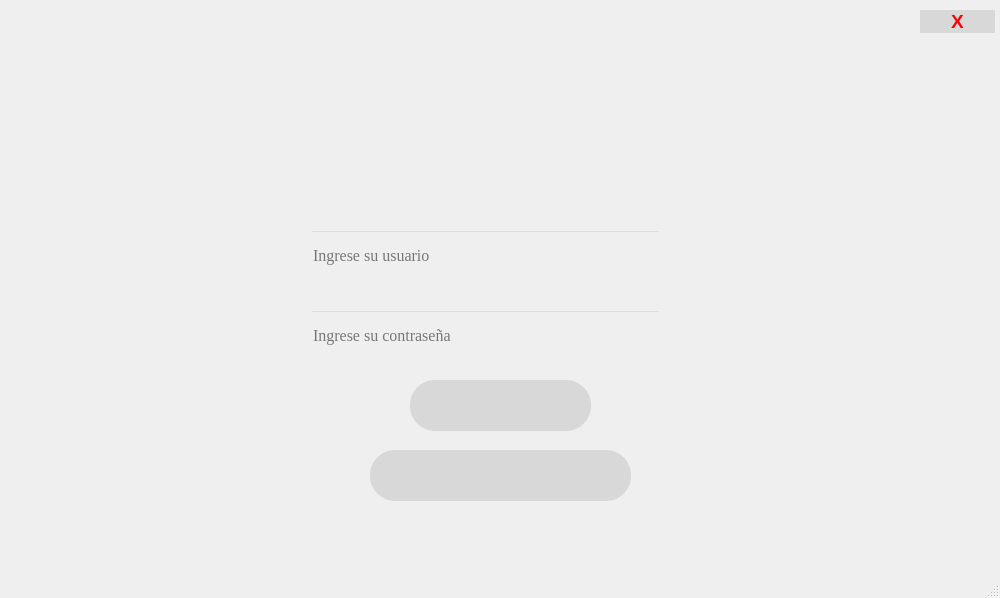
<?xml version="1.0" encoding="UTF-8"?>
<ui version="4.0">
 <class>MainWindow</class>
 <widget class="QMainWindow" name="MainWindow">
  <property name="geometry">
   <rect>
    <x>0</x>
    <y>0</y>
    <width>1000</width>
    <height>598</height>
   </rect>
  </property>
  <property name="windowTitle">
   <string>MainWindow</string>
  </property>
  <widget class="QWidget" name="centralwidget">
   <widget class="QLabel" name="imgfondo">
    <property name="geometry">
     <rect>
      <x>0</x>
      <y>0</y>
      <width>1000</width>
      <height>600</height>
     </rect>
    </property>
    <property name="styleSheet">
     <string notr="true">border-image: url(:/img/img/paginicial.png);</string>
    </property>
    <property name="text">
     <string/>
    </property>
   </widget>
   <widget class="QLineEdit" name="email">
    <property name="geometry">
     <rect>
      <x>310</x>
      <y>230</y>
      <width>351</width>
      <height>51</height>
     </rect>
    </property>
    <property name="font">
     <font>
      <family>Times New Roman</family>
      <pointsize>12</pointsize>
     </font>
    </property>
    <property name="styleSheet">
     <string notr="true">background-color: rgba(255, 255, 255, 0);</string>
    </property>
    <property name="placeholderText">
     <string>Ingrese su usuario</string>
    </property>
   </widget>
   <widget class="QLineEdit" name="password">
    <property name="geometry">
     <rect>
      <x>310</x>
      <y>310</y>
      <width>351</width>
      <height>51</height>
     </rect>
    </property>
    <property name="font">
     <font>
      <family>Times New Roman</family>
      <pointsize>12</pointsize>
     </font>
    </property>
    <property name="tabletTracking">
     <bool>false</bool>
    </property>
    <property name="styleSheet">
     <string notr="true">background-color: rgba(255, 255, 255, 0);</string>
    </property>
    <property name="inputMethodHints">
     <set>Qt::ImhHiddenText|Qt::ImhNoAutoUppercase|Qt::ImhNoPredictiveText|Qt::ImhSensitiveData</set>
    </property>
    <property name="echoMode">
     <enum>QLineEdit::Password</enum>
    </property>
    <property name="placeholderText">
     <string>Ingrese su contraseña</string>
    </property>
   </widget>
   <widget class="QLabel" name="message">
    <property name="geometry">
     <rect>
      <x>230</x>
      <y>110</y>
      <width>501</width>
      <height>41</height>
     </rect>
    </property>
    <property name="font">
     <font>
      <pointsize>18</pointsize>
      <weight>75</weight>
      <bold>true</bold>
     </font>
    </property>
    <property name="layoutDirection">
     <enum>Qt::LeftToRight</enum>
    </property>
    <property name="styleSheet">
     <string notr="true">color: rgb(255, 0, 0);</string>
    </property>
    <property name="text">
     <string/>
    </property>
    <property name="alignment">
     <set>Qt::AlignCenter</set>
    </property>
   </widget>
   <widget class="QPushButton" name="btn_login">
    <property name="geometry">
     <rect>
      <x>410</x>
      <y>380</y>
      <width>181</width>
      <height>51</height>
     </rect>
    </property>
    <property name="styleSheet">
     <string notr="true">QPushButton{
    background:rgba(0,0,0,0.1);
	border-radius: 25% 25%;
}

QPushButton:hover{
    background:rgba(0,0,0,0.3);
}</string>
    </property>
    <property name="text">
     <string/>
    </property>
   </widget>
   <widget class="QPushButton" name="btn_registro">
    <property name="geometry">
     <rect>
      <x>370</x>
      <y>450</y>
      <width>261</width>
      <height>51</height>
     </rect>
    </property>
    <property name="styleSheet">
     <string notr="true">QPushButton{
    background:rgba(0,0,0,0.1);
	border-radius: 25% 25%;
}

QPushButton:hover{
    background:rgba(0,0,0,0.3);
}</string>
    </property>
    <property name="text">
     <string/>
    </property>
   </widget>
   <widget class="QPushButton" name="btn_close">
    <property name="geometry">
     <rect>
      <x>920</x>
      <y>10</y>
      <width>75</width>
      <height>23</height>
     </rect>
    </property>
    <property name="font">
     <font>
      <pointsize>14</pointsize>
      <weight>75</weight>
      <bold>true</bold>
     </font>
    </property>
    <property name="styleSheet">
     <string notr="true">QPushButton{
	color:rgb(255, 0, 4);
    background:rgba(0,0,0,0.1);
	border-radius: 25% 25%;
}

QPushButton:hover{
    background:rgba(0,0,0,0.3);
}</string>
    </property>
    <property name="text">
     <string>X</string>
    </property>
   </widget>
  </widget>
  <widget class="QMenuBar" name="menubar">
   <property name="geometry">
    <rect>
     <x>0</x>
     <y>0</y>
     <width>1000</width>
     <height>21</height>
    </rect>
   </property>
  </widget>
  <widget class="QStatusBar" name="statusbar"/>
 </widget>
 <resources>
  <include location="img_rc.qrc"/>
 </resources>
 <connections/>
</ui>
